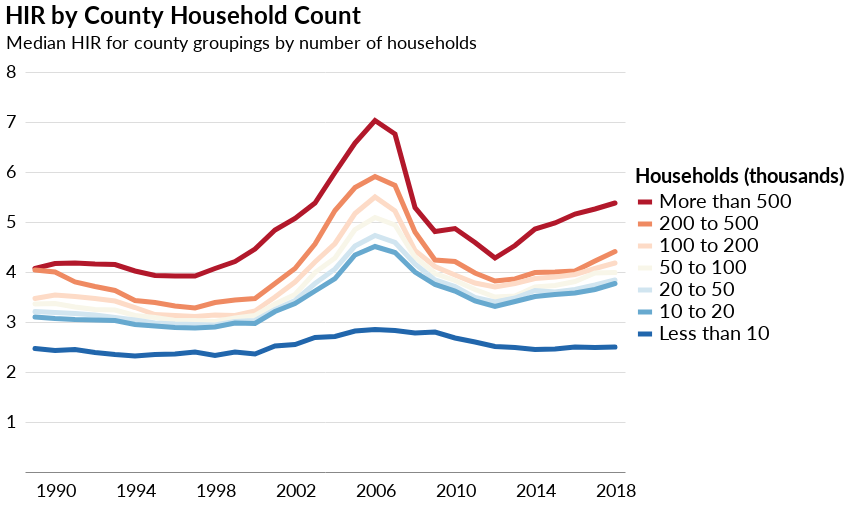

Notebook code cell kept with this figure:
### Markdown cell above
### HIR by County Household Count:

### Code cell
hir_pop = alt.Chart(hhcount, title='HIR by County Household Count').mark_line(size=5, strokeCap='round').encode(
x=alt.X('Year:O', axis=alt.Axis(values=list(range(1990, 2019,4)), labelFontSize=18)),
y=alt.Y('HIR', title='Median HIR for county groupings by number of households', scale=alt.Scale(domain=[0,8]), axis=alt.Axis(titleFontSize=18, labelFontSize=18, values=list(range(1,9)), format='a')),
color=alt.Color('HH_Count', scale=alt.Scale(domain=list(hhcount.HH_Count.unique()), 
                                             range=['#b2182b','#ef8a62','#fddbc7','#f8f6e9','#d1e5f0','#67a9cf','#2166ac']), title='Households (thousands)')
).configure_legend(orient='none', legendX=610, legendY=95, titleFont='Lato', titleFontSize=20, titleLimit=250, labelFont='Lato', labelFontSize=20, symbolSize=200, symbolStrokeWidth=5)

hir_pop.configure_title(fontSize=24)

### Figure 1 — Vega-Lite specification as saved in the notebook (floating-point values rounded to 4 significant figures; data arrays with more than 128 entries replaced by an {"elided": "..."} marker saying what was removed)
{"width": 600, "height": 400, "background": "white", "config": {"title": {"fontSize": 24, "anchor": "start", "font": "Lato", "offset": 5}, "axisX": {"grid": false, "labelFont": "Lato", "labelFontSize": 14, "labelAngle": 0, "labelPadding": 10, "ticks": false, "tickSize": 5, "title": null, "titleFont": "Lato", "titleFontSize": 14, "titleFontWeight": "light", "titleY": 30, "titleX": 280}, "axisY": {"grid": true, "gridOpacity": 1, "labelFont": "Lato", "labelFontSize": 14, "labelLimit": 100, "labelAlign": "left", "labelPadding": 20, "ticks": false, "title": null, "titleFont": "Lato", "titleFontWeight": "normal", "titleFontSize": 14, "titleAlign": "left", "titleAngle": 0, "titleY": -20, "titleX": -20, "domainWidth": 0}, "view": {"strokeOpacity": 0}, "legend": {"labelFont": "Lato", "labelFontSize": 20, "legendX": 610, "legendY": 95, "orient": "none", "symbolSize": 200, "symbolStrokeWidth": 5, "titleFont": "Lato", "titleFontSize": 20, "titleLimit": 250}}, "data": {"name": "data-60a474479d20d4b12a73591005e4f153"}, "mark": {"type": "line", "size": 5, "strokeCap": "round"}, "encoding": {"color": {"type": "nominal", "field": "HH_Count", "scale": {"domain": ["More than 500", "200 to 500", "100 to 200", "50 to 100", "20 to 50", "10 to 20", "Less than 10"], "range": ["#b2182b", "#ef8a62", "#fddbc7", "#f8f6e9", "#d1e5f0", "#67a9cf", "#2166ac"]}, "title": "Households (thousands)"}, "x": {"type": "ordinal", "axis": {"labelFontSize": 18, "values": [1990, 1994, 1998, 2002, 2006, 2010, 2014, 2018]}, "field": "Year"}, "y": {"type": "quantitative", "axis": {"format": "a", "labelFontSize": 18, "titleFontSize": 18, "values": [1, 2, 3, 4, 5, 6, 7, 8]}, "field": "HIR", "scale": {"domain": [0, 8]}, "title": "Median HIR for county groupings by number of households"}}, "title": "HIR by County Household Count", "$schema": "https://vega.github.io/schema/vega-lite/v4.0.0.json", "datasets": {"data-60a474479d20d4b12a73591005e4f153": {"elided": "210 records"}}}
